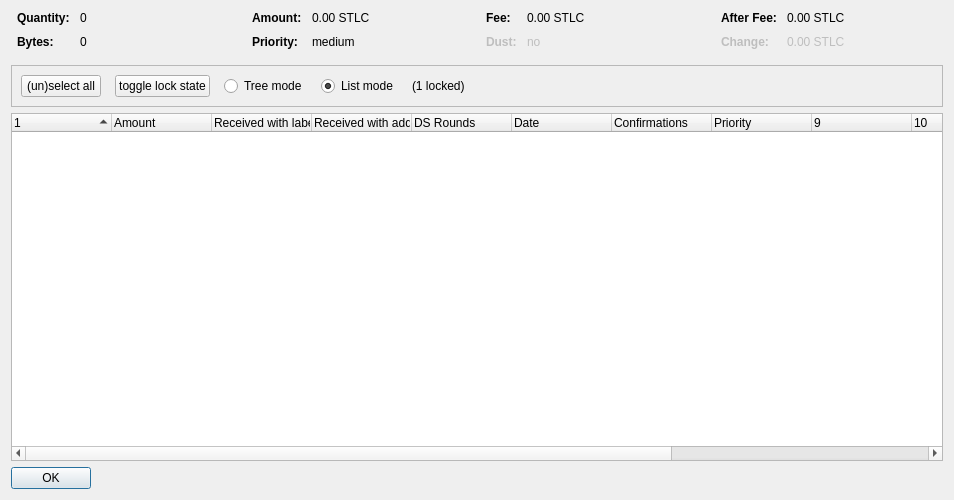
<?xml version="1.0" encoding="UTF-8"?>
<ui version="4.0">
 <class>CoinControlDialog</class>
 <widget class="QDialog" name="CoinControlDialog">
  <property name="geometry">
   <rect>
    <x>0</x>
    <y>0</y>
    <width>954</width>
    <height>500</height>
   </rect>
  </property>
  <property name="windowTitle">
   <string>Coin Selection</string>
  </property>
  <layout class="QVBoxLayout" name="verticalLayout">
   <item>
    <layout class="QHBoxLayout" name="horizontalLayoutTop" stretch="0,0,0,0">
     <property name="topMargin">
      <number>0</number>
     </property>
     <property name="bottomMargin">
      <number>10</number>
     </property>
     <item>
      <layout class="QFormLayout" name="formLayoutCoinControl1">
       <property name="horizontalSpacing">
        <number>10</number>
       </property>
       <property name="verticalSpacing">
        <number>10</number>
       </property>
       <property name="leftMargin">
        <number>6</number>
       </property>
       <property name="rightMargin">
        <number>6</number>
       </property>
       <item row="0" column="0">
        <widget class="QLabel" name="labelCoinControlQuantityText">
         <property name="font">
          <font>
           <weight>75</weight>
           <bold>true</bold>
          </font>
         </property>
         <property name="text">
          <string>Quantity:</string>
         </property>
        </widget>
       </item>
       <item row="0" column="1">
        <widget class="QLabel" name="labelCoinControlQuantity">
         <property name="cursor">
          <cursorShape>IBeamCursor</cursorShape>
         </property>
         <property name="contextMenuPolicy">
          <enum>Qt::ActionsContextMenu</enum>
         </property>
         <property name="text">
          <string notr="true">0</string>
         </property>
         <property name="textInteractionFlags">
          <set>Qt::LinksAccessibleByMouse|Qt::TextSelectableByKeyboard|Qt::TextSelectableByMouse</set>
         </property>
        </widget>
       </item>
       <item row="1" column="0">
        <widget class="QLabel" name="labelCoinControlBytesText">
         <property name="font">
          <font>
           <weight>75</weight>
           <bold>true</bold>
          </font>
         </property>
         <property name="text">
          <string>Bytes:</string>
         </property>
        </widget>
       </item>
       <item row="1" column="1">
        <widget class="QLabel" name="labelCoinControlBytes">
         <property name="cursor">
          <cursorShape>IBeamCursor</cursorShape>
         </property>
         <property name="contextMenuPolicy">
          <enum>Qt::ActionsContextMenu</enum>
         </property>
         <property name="text">
          <string notr="true">0</string>
         </property>
         <property name="textInteractionFlags">
          <set>Qt::LinksAccessibleByMouse|Qt::TextSelectableByKeyboard|Qt::TextSelectableByMouse</set>
         </property>
        </widget>
       </item>
      </layout>
     </item>
     <item>
      <layout class="QFormLayout" name="formLayoutCoinControl2">
       <property name="horizontalSpacing">
        <number>10</number>
       </property>
       <property name="verticalSpacing">
        <number>10</number>
       </property>
       <property name="leftMargin">
        <number>6</number>
       </property>
       <property name="rightMargin">
        <number>6</number>
       </property>
       <item row="0" column="0">
        <widget class="QLabel" name="labelCoinControlAmountText">
         <property name="font">
          <font>
           <weight>75</weight>
           <bold>true</bold>
          </font>
         </property>
         <property name="text">
          <string>Amount:</string>
         </property>
        </widget>
       </item>
       <item row="0" column="1">
        <widget class="QLabel" name="labelCoinControlAmount">
         <property name="cursor">
          <cursorShape>IBeamCursor</cursorShape>
         </property>
         <property name="contextMenuPolicy">
          <enum>Qt::ActionsContextMenu</enum>
         </property>
         <property name="text">
          <string notr="true">0.00 STLC</string>
         </property>
         <property name="textInteractionFlags">
          <set>Qt::LinksAccessibleByMouse|Qt::TextSelectableByKeyboard|Qt::TextSelectableByMouse</set>
         </property>
        </widget>
       </item>
       <item row="1" column="0">
        <widget class="QLabel" name="labelCoinControlPriorityText">
         <property name="font">
          <font>
           <weight>75</weight>
           <bold>true</bold>
          </font>
         </property>
         <property name="text">
          <string>Priority:</string>
         </property>
        </widget>
       </item>
       <item row="1" column="1">
        <widget class="QLabel" name="labelCoinControlPriority">
         <property name="cursor">
          <cursorShape>IBeamCursor</cursorShape>
         </property>
         <property name="contextMenuPolicy">
          <enum>Qt::ActionsContextMenu</enum>
         </property>
         <property name="text">
          <string>medium</string>
         </property>
         <property name="textInteractionFlags">
          <set>Qt::LinksAccessibleByMouse|Qt::TextSelectableByKeyboard|Qt::TextSelectableByMouse</set>
         </property>
        </widget>
       </item>
      </layout>
     </item>
     <item>
      <layout class="QFormLayout" name="formLayoutCoinControl3">
       <property name="horizontalSpacing">
        <number>10</number>
       </property>
       <property name="verticalSpacing">
        <number>10</number>
       </property>
       <property name="leftMargin">
        <number>6</number>
       </property>
       <property name="rightMargin">
        <number>6</number>
       </property>
       <item row="0" column="0">
        <widget class="QLabel" name="labelCoinControlFeeText">
         <property name="font">
          <font>
           <weight>75</weight>
           <bold>true</bold>
          </font>
         </property>
         <property name="text">
          <string>Fee:</string>
         </property>
        </widget>
       </item>
       <item row="0" column="1">
        <widget class="QLabel" name="labelCoinControlFee">
         <property name="cursor">
          <cursorShape>IBeamCursor</cursorShape>
         </property>
         <property name="contextMenuPolicy">
          <enum>Qt::ActionsContextMenu</enum>
         </property>
         <property name="text">
          <string notr="true">0.00 STLC</string>
         </property>
         <property name="textInteractionFlags">
          <set>Qt::LinksAccessibleByMouse|Qt::TextSelectableByKeyboard|Qt::TextSelectableByMouse</set>
         </property>
        </widget>
       </item>
       <item row="1" column="0">
        <widget class="QLabel" name="labelCoinControlLowOutputText">
         <property name="enabled">
          <bool>false</bool>
         </property>
         <property name="font">
          <font>
           <weight>75</weight>
           <bold>true</bold>
          </font>
         </property>
         <property name="text">
          <string>Dust:</string>
         </property>
        </widget>
       </item>
       <item row="1" column="1">
        <widget class="QLabel" name="labelCoinControlLowOutput">
         <property name="enabled">
          <bool>false</bool>
         </property>
         <property name="cursor">
          <cursorShape>IBeamCursor</cursorShape>
         </property>
         <property name="contextMenuPolicy">
          <enum>Qt::ActionsContextMenu</enum>
         </property>
         <property name="text">
          <string>no</string>
         </property>
         <property name="textInteractionFlags">
          <set>Qt::LinksAccessibleByMouse|Qt::TextSelectableByKeyboard|Qt::TextSelectableByMouse</set>
         </property>
        </widget>
       </item>
      </layout>
     </item>
     <item>
      <layout class="QFormLayout" name="formLayoutCoinControl4">
       <property name="horizontalSpacing">
        <number>10</number>
       </property>
       <property name="verticalSpacing">
        <number>10</number>
       </property>
       <property name="leftMargin">
        <number>6</number>
       </property>
       <property name="rightMargin">
        <number>6</number>
       </property>
       <item row="0" column="0">
        <widget class="QLabel" name="labelCoinControlAfterFeeText">
         <property name="font">
          <font>
           <weight>75</weight>
           <bold>true</bold>
          </font>
         </property>
         <property name="text">
          <string>After Fee:</string>
         </property>
        </widget>
       </item>
       <item row="0" column="1">
        <widget class="QLabel" name="labelCoinControlAfterFee">
         <property name="cursor">
          <cursorShape>IBeamCursor</cursorShape>
         </property>
         <property name="contextMenuPolicy">
          <enum>Qt::ActionsContextMenu</enum>
         </property>
         <property name="text">
          <string notr="true">0.00 STLC</string>
         </property>
         <property name="textInteractionFlags">
          <set>Qt::LinksAccessibleByMouse|Qt::TextSelectableByKeyboard|Qt::TextSelectableByMouse</set>
         </property>
        </widget>
       </item>
       <item row="1" column="0">
        <widget class="QLabel" name="labelCoinControlChangeText">
         <property name="enabled">
          <bool>false</bool>
         </property>
         <property name="font">
          <font>
           <weight>75</weight>
           <bold>true</bold>
          </font>
         </property>
         <property name="text">
          <string>Change:</string>
         </property>
        </widget>
       </item>
       <item row="1" column="1">
        <widget class="QLabel" name="labelCoinControlChange">
         <property name="enabled">
          <bool>false</bool>
         </property>
         <property name="cursor">
          <cursorShape>IBeamCursor</cursorShape>
         </property>
         <property name="contextMenuPolicy">
          <enum>Qt::ActionsContextMenu</enum>
         </property>
         <property name="text">
          <string notr="true">0.00 STLC</string>
         </property>
         <property name="textInteractionFlags">
          <set>Qt::LinksAccessibleByMouse|Qt::TextSelectableByKeyboard|Qt::TextSelectableByMouse</set>
         </property>
        </widget>
       </item>
      </layout>
     </item>
    </layout>
   </item>
   <item>
    <widget class="QFrame" name="frame">
     <property name="minimumSize">
      <size>
       <width>0</width>
       <height>40</height>
      </size>
     </property>
     <property name="frameShape">
      <enum>QFrame::StyledPanel</enum>
     </property>
     <property name="frameShadow">
      <enum>QFrame::Sunken</enum>
     </property>
     <layout class="QHBoxLayout" name="horizontalLayout">
      <item>
       <layout class="QHBoxLayout" name="horizontalLayoutPanel" stretch="0,0,0,0,0,0">
        <property name="spacing">
         <number>14</number>
        </property>
        <item>
         <widget class="QPushButton" name="pushButtonSelectAll">
          <property name="sizePolicy">
           <sizepolicy hsizetype="Maximum" vsizetype="Fixed">
            <horstretch>0</horstretch>
            <verstretch>0</verstretch>
           </sizepolicy>
          </property>
          <property name="text">
           <string>(un)select all</string>
          </property>
          <property name="autoDefault">
           <bool>false</bool>
          </property>
         </widget>
        </item>
        <item>
         <widget class="QPushButton" name="pushButtonToggleLock">
          <property name="sizePolicy">
           <sizepolicy hsizetype="Maximum" vsizetype="Fixed">
            <horstretch>0</horstretch>
            <verstretch>0</verstretch>
           </sizepolicy>
          </property>
          <property name="text">
           <string>toggle lock state</string>
          </property>
          <property name="autoDefault">
           <bool>false</bool>
          </property>
         </widget>
        </item>
        <item>
         <widget class="QRadioButton" name="radioTreeMode">
          <property name="sizePolicy">
           <sizepolicy hsizetype="Maximum" vsizetype="Fixed">
            <horstretch>0</horstretch>
            <verstretch>0</verstretch>
           </sizepolicy>
          </property>
          <property name="text">
           <string>Tree mode</string>
          </property>
         </widget>
        </item>
        <item>
         <widget class="QRadioButton" name="radioListMode">
          <property name="sizePolicy">
           <sizepolicy hsizetype="Maximum" vsizetype="Fixed">
            <horstretch>0</horstretch>
            <verstretch>0</verstretch>
           </sizepolicy>
          </property>
          <property name="text">
           <string>List mode</string>
          </property>
          <property name="checked">
           <bool>true</bool>
          </property>
         </widget>
        </item>
        <item>
         <widget class="QLabel" name="labelLocked">
          <property name="text">
           <string>(1 locked)</string>
          </property>
         </widget>
        </item>
        <item>
         <spacer name="horizontalSpacer">
          <property name="orientation">
           <enum>Qt::Horizontal</enum>
          </property>
          <property name="sizeHint" stdset="0">
           <size>
            <width>40</width>
            <height>20</height>
           </size>
          </property>
         </spacer>
        </item>
       </layout>
      </item>
     </layout>
    </widget>
   </item>
   <item>
    <widget class="CoinControlTreeWidget" name="treeWidget">
     <property name="contextMenuPolicy">
      <enum>Qt::CustomContextMenu</enum>
     </property>
     <property name="sortingEnabled">
      <bool>false</bool>
     </property>
     <property name="columnCount">
      <number>13</number>
     </property>
     <attribute name="headerShowSortIndicator" stdset="0">
      <bool>true</bool>
     </attribute>
     <attribute name="headerStretchLastSection">
      <bool>false</bool>
     </attribute>
     <column>
      <property name="text">
       <string/>
      </property>
     </column>
     <column>
      <property name="text">
       <string>Amount</string>
      </property>
     </column>
     <column>
      <property name="text">
       <string>Received with label</string>
      </property>
     </column>
     <column>
      <property name="text">
       <string>Received with address</string>
      </property>
     </column>
     <column>
      <property name="text">
       <string>DS Rounds</string>
      </property>
     </column>
     <column>
      <property name="text">
       <string>Date</string>
      </property>
     </column>
     <column>
      <property name="text">
       <string>Confirmations</string>
      </property>
      <property name="toolTip">
       <string>Confirmed</string>
      </property>
     </column>
     <column>
      <property name="text">
       <string>Priority</string>
      </property>
     </column>
     <column>
      <property name="text">
       <string/>
      </property>
     </column>
     <column>
      <property name="text">
       <string/>
      </property>
     </column>
     <column>
      <property name="text">
       <string/>
      </property>
     </column>
     <column>
      <property name="text">
       <string/>
      </property>
     </column>
     <column>
      <property name="text">
       <string/>
      </property>
     </column>
    </widget>
   </item>
   <item>
    <widget class="QDialogButtonBox" name="buttonBox">
     <property name="sizePolicy">
      <sizepolicy hsizetype="Maximum" vsizetype="Fixed">
       <horstretch>0</horstretch>
       <verstretch>0</verstretch>
      </sizepolicy>
     </property>
     <property name="orientation">
      <enum>Qt::Horizontal</enum>
     </property>
     <property name="standardButtons">
      <set>QDialogButtonBox::Ok</set>
     </property>
    </widget>
   </item>
  </layout>
 </widget>
 <customwidgets>
  <customwidget>
   <class>CoinControlTreeWidget</class>
   <extends>QTreeWidget</extends>
   <header>coincontroltreewidget.h</header>
  </customwidget>
 </customwidgets>
 <resources/>
 <connections/>
</ui>
